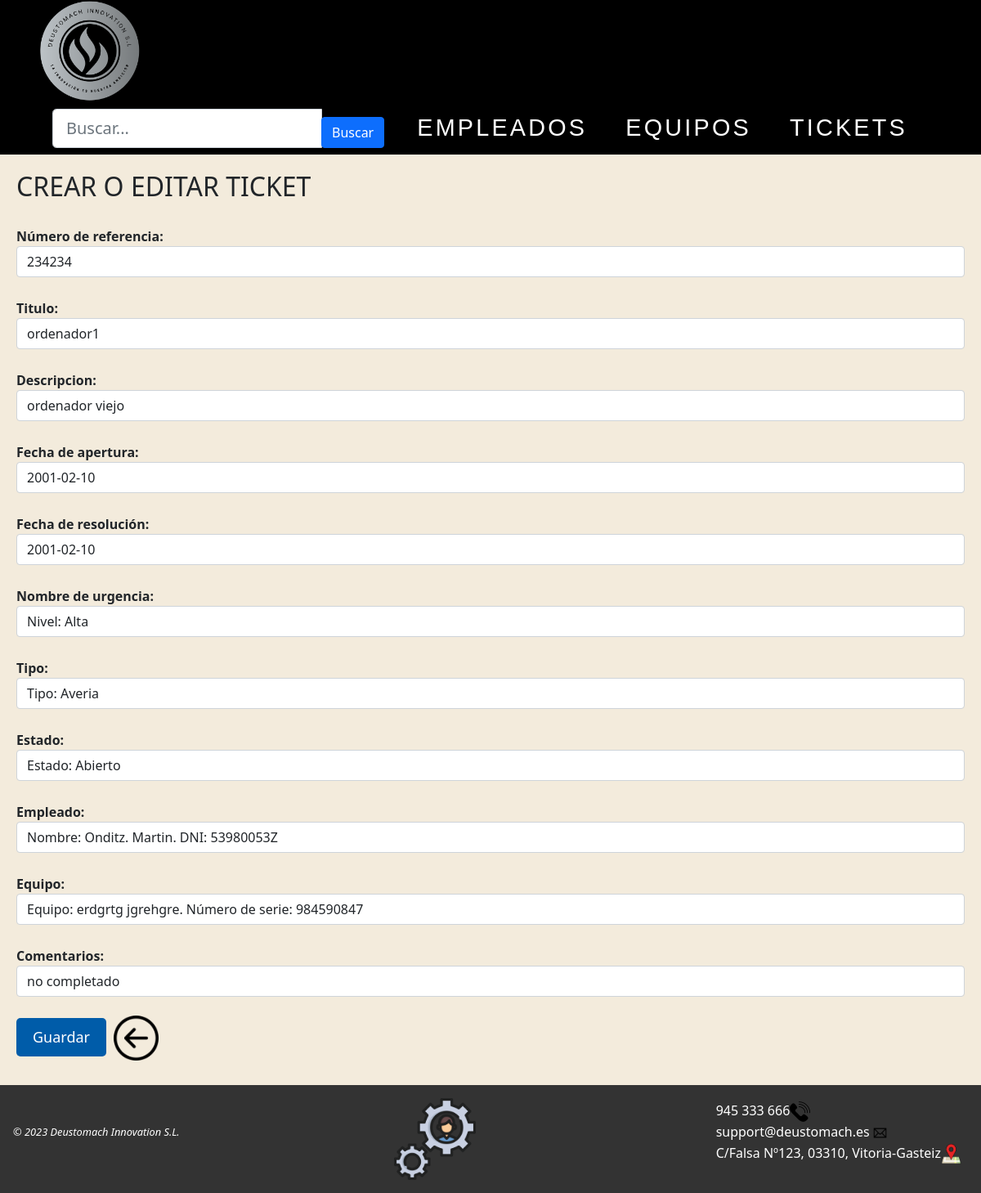
The page /AppWeb/modificarTicket/3/ on the database as committed earlier.
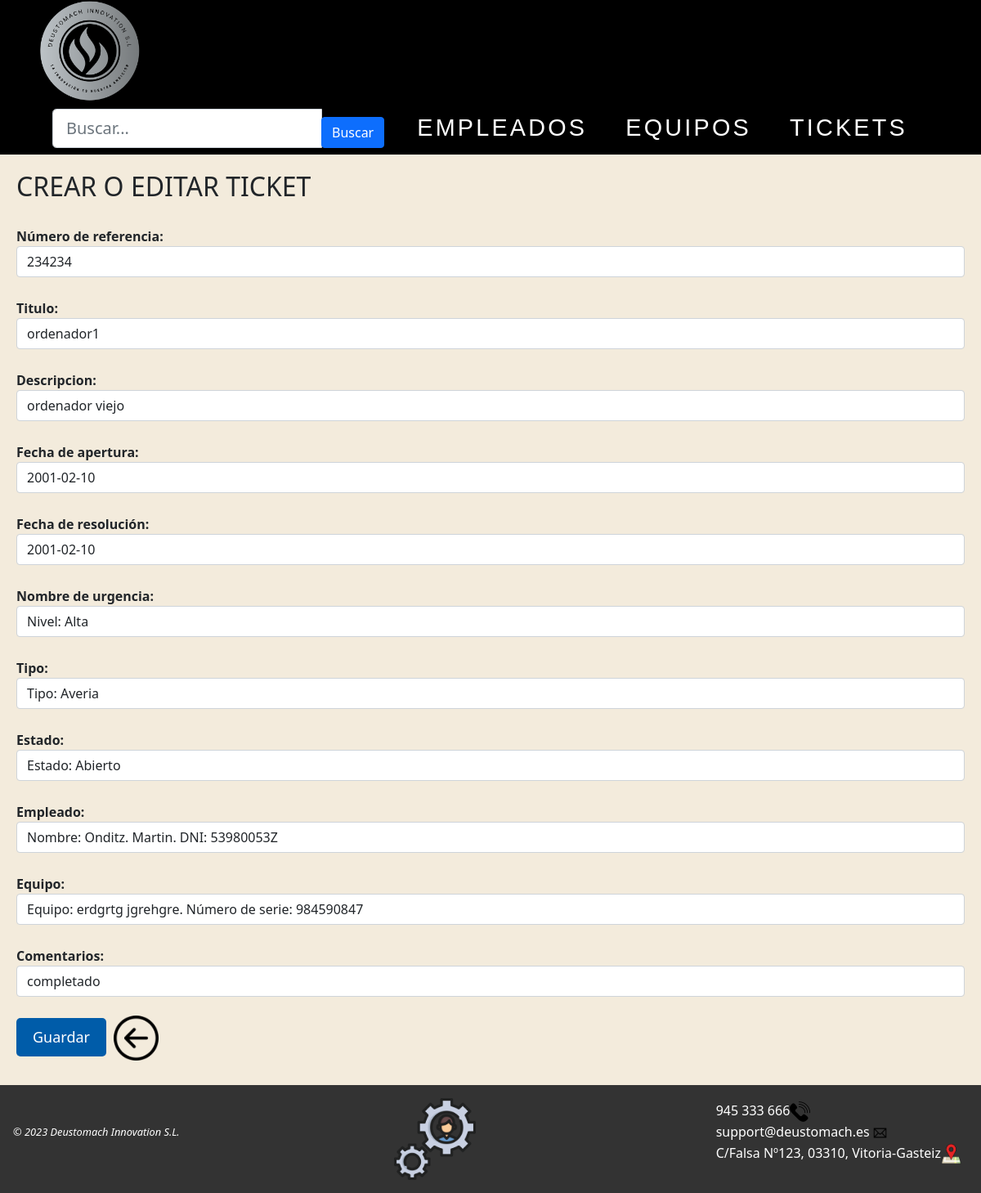
The same page on the database as committed later.
### AppWeb/models.py (models this page shows, shortened)
class Ticket(models.Model):
    nref = models.CharField(max_length = 20, unique=True)
    titulo = models.CharField(max_length = 10)
    descripcion = models.CharField(max_length = 50)
    fechaApertura = models.DateField()
    fechaResolucion = models.DateField()
    nivelUrgencia = models.ForeignKey('NivelUrgencia', on_delete=models.CASCADE) # relación one-to-many para seleccionar el nivel de urgencia
    tipo = models.ForeignKey('TipoTicket', on_delete=models.CASCADE) # relación one-to-many para seleccionar el tipo de ticket
    estado = models.ForeignKey('EstadoTicket', on_delete=models.CASCADE) # relación one-to-many para seleccionar el estado del ticket
    empleado = models.ForeignKey('Empleado', on_delete=models.CASCADE, default="") # relación one-to-many, un ticket solo es atendido por un empleado
    equipo = models.ForeignKey('Equipo', on_delete=models.CASCADE, default="") # relación one-to-many, un ticket solo puede tener un equipo
    comentarios = models.CharField(max_length = 40)

### AppWeb/views.py (the view)
# urls.py: path('AppWeb/modificarTicket/<int:pk>/',views.ModificarTicket.as_view(), name='modificar-ticket'),
class ModificarTicket(UpdateView):
    form_class = FormTicket
    template_name = 'creaTicket.html'
    model = Ticket
    success_url = reverse_lazy('gestion:listado-ticket')

### AppWeb/forms.py
class FormTicket(forms.ModelForm):
    class Meta:
        model = Ticket
        fields = '__all__'
        labels = {
        "nref": "Número de referencia",
        "fechaApertura": "Fecha de apertura",
        "fechaResolucion": "Fecha de resolución",
        "nivelUrgencia": "Nombre de urgencia",
        }
        widgets = {
            'nref': forms.TextInput(attrs={'class': 'form-control'}),
            'titulo': forms.TextInput(attrs={'class': 'form-control'}),
            'descripcion': forms.TextInput(attrs={'class': 'form-control'}),
            'fechaApertura': forms.DateInput(attrs={'class': 'form-control'}),
            'fechaResolucion': forms.DateInput(attrs={'class': 'form-control'}),
            'nivelUrgencia': forms.Select(attrs={'class': 'form-control'}),
            'tipo': forms.Select(attrs={'class': 'form-control'}),
            'estado': forms.Select(attrs={'class': 'form-control'}),
            'empleado': forms.Select(attrs={'class': 'form-control'}),
            'equipo': forms.Select(attrs={'class': 'form-control'}),
            'comentarios': forms.TextInput(attrs={'class': 'form-control'}),
        }

### AppWeb/Templates/creaTicket.html
{% extends "homeTickets.html" %}
{% load static %}
{% block contenido %}
<div class="contenido">
    <h2>CREAR O EDITAR TICKET</h2>
    <form method="POST">
        {% csrf_token %} {{form.as_p}}
        <button type="submit" class="Guardar">Guardar</button>
        <a href="{% url 'gestion:listado-ticket' %}"><img class="atras" src="{% static 'images/back.png' %}" title="Volver a la página anterior"></a>
    </form>
</div>
{% endblock %}

Rows that differ between the two databases and show on the page:
changed Ticket "ordenador1": comentarios "no completado" → "completado"
